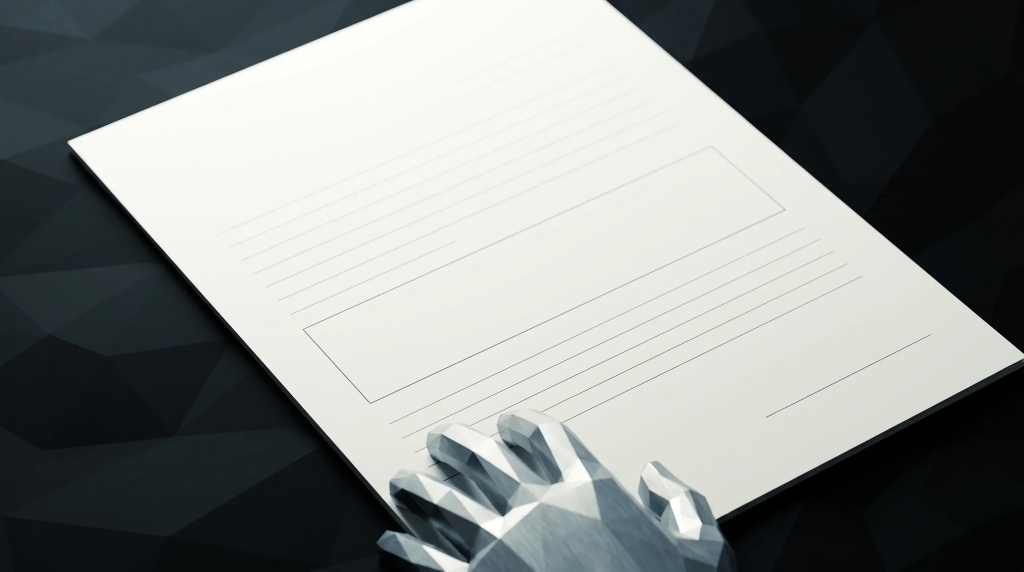
#> input picture media/film/k6.webp, 2048 x 1143 px, given in place of k6.png, which was not available (shown at 1/2 size)
$ python film-ink-frame.py
#> lines starting #> are read from the running program, lines starting #| are printed output that depends on the picture; after the words box and inside, x2 and y2 are one past the last pixel; in counts of white or black regions, pixels touching at a corner belong together; pictures that were not available may be replaced by others from this repository, and a replacement may not be noted
"""Build the "stamp lifted, ink on the page" keyframe from the real film frame.

Image models redraw the whole page when asked to lift the stamp off it: the
ruled lines on the left half came back ~16px off, which plays as the page
quietly re-drawing itself in the clip. So this frame is assembled from the
frame the audience has just seen (k6) instead:

  1. A model of the clean page is rendered for the area under k6's resting
     hand: paper tone from a smooth fit of k6's own clean paper; the ruled
     lines, box edges and page edges drawn from cross-section profiles
     measured off k6 itself, on their measured geometry.
  2. Wherever k6 already matches that model it is kept; only the pixels that
     do not (the hand and its shadow) are replaced. Desk under the hand is
     filled from the surrounding desk.
  3. The seal is drawn procedurally (rings round a rose-engine rosette, the
     hero disc's guilloche) and laid on the page plane. The plane comes from
     the box: its two vanishing points give the focal length, which rectifies
     the box, so the circle lands in true perspective.

Usage: python tools/film-ink-frame.py   (run from the sandbox root)
Writes media/film/v2/ks-plate.png (clean page), ks.png (with the seal) and
ks-seal.png (seal coverage, for reuse in later keyframes).
"""
import math

import cv2
import numpy as np

ROOT = "media/film/"
k6 = cv2.imread(ROOT + "k6.png").astype(np.float32)
H, W = k6.shape[:2]
gray = cv2.cvtColor(k6.astype(np.uint8), cv2.COLOR_BGR2GRAY).astype(np.float32)
yy, xx = np.mgrid[0:H, 0:W].astype(np.float32)

# --- Measured geometry in k6 (LSD, refined below) --------------------------
A, B, C, D = (818, 884), (1917, 392), (2110, 565), (995, 1085)  # box TL TR BR BL
LINES = [((1045, 1138), (2162, 609)), ((1078, 1177), (2200, 641)), ((1111, 1216), (2238, 673)),
         ((1144, 1255), (2277, 705)), ((1177, 1294), (2314, 740))]
LEFT_EDGE = ((438, 671), (1089, 1407))     # page's left edge (top surface)
BOTTOM_EDGE = ((1920, 1397), (2751, 962))  # page's lower-right edge
HANDBOX = (930, 1050, 2030, H)             # k6's resting hand lives in here
SEAL_CENTER = (1250, 1170)                 # centre of the stamp's footprint in the pressed frame
SEAL_RADIUS = 0.74                         # in box heights, on the page plane


def refine(p, q, t0, t1, n=40, darkest=True):
    """Snap a segment onto the stroke's centre (or an edge's steepest point):
    sample perpendicular profiles on a clean stretch and fit a line."""
#> called with p = (1045, 1138), q = (2162, 609), t0 = 0.6, t1 = 0.95, n = 40, darkest = True
    p, q = np.float64(p), np.float64(q)
    d = (q - p) / np.linalg.norm(q - p)
    nv = np.array([-d[1], d[0]])
    pts = []
    for t in np.linspace(t0, t1, n):
        c = p + (q - p) * t
        offs = np.arange(-7, 7.01, 0.25)
        vals = np.array([cv2.getRectSubPix(gray, (1, 1), tuple(c + nv * o))[0, 0] for o in offs])
        k = int(np.argmin(vals)) if darkest else int(np.argmax(np.abs(np.gradient(vals))))
        if 0 < k < len(vals) - 1:
            pts.append(c + nv * offs[k])
#> this loop made 40 passes
#> k on passes 1 to 8: 19, 0, 27, 1, 36, 8, 14, 6
#> after the loop, pts = 28 pairs, first value 1714.2 to 2035, second value 666.6 to 818.6
    vx, vy, x0, y0 = cv2.fitLine(np.float32(pts), cv2.DIST_HUBER, 0, 0.01, 0.01).ravel()
#> vx = 0.9; vy = -0.435; x0 = 1878.5; y0 = 742.5
    snap = lambda r: np.array([x0, y0]) + np.dot(r - [x0, y0], [vx, vy]) * np.array([vx, vy])
    return tuple(snap(p)), tuple(snap(q))


LINES = [refine(p, q, 0.6, 0.95) for p, q in LINES]
#> the loop in refine (call 2), `for t in np.linspace(t0, t1, n):` made 40 passes
#> k on passes 1 to 8: 9, 37, 7, 7, 15, 6, 13, 47
A, D = refine(A, D, 0.1, 0.85)
_, C = refine(D, C, 0.35, 0.9)
LEFT_EDGE = refine(*LEFT_EDGE, 0.1, 0.6, darkest=False)
BOTTOM_EDGE = refine(*BOTTOM_EDGE, 0.3, 0.95, darkest=False)


def seg_dist(p, q):
    """Unsigned distance from every pixel to segment p-q."""
    p, q = np.float32(p), np.float32(q)
    d = q - p
    t = np.clip(((xx - p[0]) * d[0] + (yy - p[1]) * d[1]) / float(d @ d), 0, 1)
    return np.hypot(xx - (p[0] + t * d[0]), yy - (p[1] + t * d[1]))


def side(p, q, inside):
    """Signed distance to the infinite line p-q, positive on `inside`'s side."""
    p, q = np.float32(p), np.float32(q)
    d = (q - p) / np.linalg.norm(q - p)
    n = np.array([-d[1], d[0]], np.float32)
    s = 1.0 if (np.float32(inside) - p) @ n > 0 else -1.0
    return ((xx - p[0]) * n[0] + (yy - p[1]) * n[1]) * s


def profile(p, q, t0, t1, half, signed_to=None, n=60):
    """Average cross-section of a stroke/edge on a clean stretch, as a lookup
    from (signed) distance to BGR. Offsets in 0.25px steps."""
    p, q = np.float64(p), np.float64(q)
    d = (q - p) / np.linalg.norm(q - p)
    nv = np.array([-d[1], d[0]])
    if signed_to is not None and (np.float64(signed_to) - p) @ nv < 0:
        nv = -nv
    offs = np.arange(-half, half + 0.01, 0.25)
    acc = np.zeros((len(offs), 3))
    for t in np.linspace(t0, t1, n):
        c = p + (q - p) * t
        acc += np.array([cv2.getRectSubPix(k6, (1, 1), tuple(c + nv * o))[0, 0] for o in offs])
    return offs, acc / n


# --- 1. Paper tone: quadratic fit on k6's clean paper around the hand ------
page_in = (side(*LEFT_EDGE, (2000, 700)) > 0) & (side(*BOTTOM_EDGE, (2000, 700)) > 0)
near_line = np.zeros((H, W), bool)
for p, q in LINES + [(A, D), (D, C), (A, B)]:
    near_line |= seg_dist(p, q) < 7
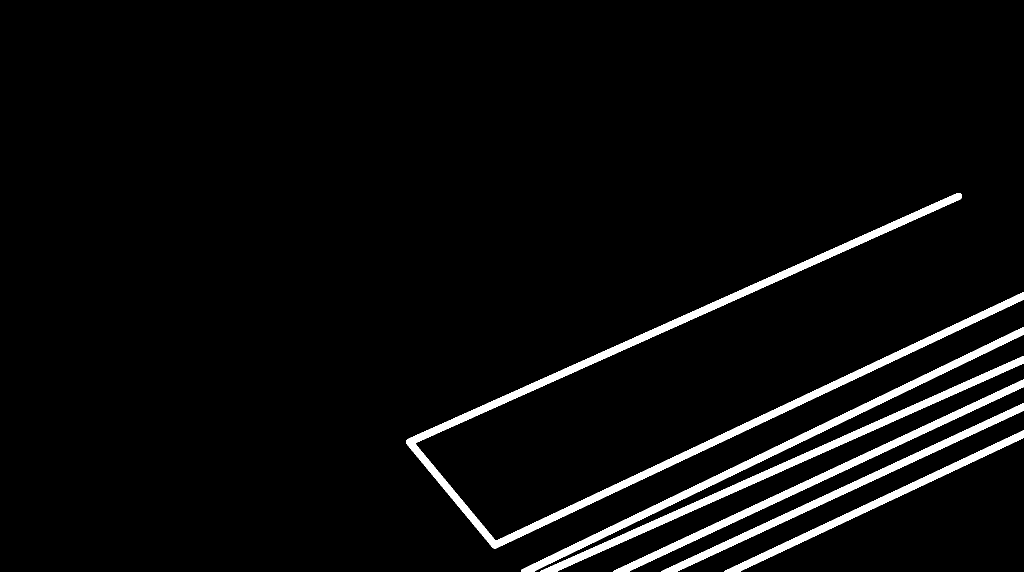
#> near_line: shape (1143, 2048) bool (shown at 1/2 size); 4.3% white; 6 white regions, box (x1, y1, x2, y2) and area: (812, 386, 2048, 1097) 37023, (1042, 654, 2048, 1143) 15484, (1080, 712, 2048, 1143) 14587, (1226, 759, 2048, 1143) 12464, (1323, 806, 2048, 1143) 10957, (1448, 861, 2048, 1143) 9045
x0, y0, x1, y1 = HANDBOX
box = np.zeros((H, W), bool)
box[y0:y1, x0:x1] = True
ring = np.zeros((H, W), bool)
ring[max(0, y0 - 220):H, max(0, x0 - 260):min(W, x1 + 260)] = True
ring &= ~box & page_in & ~near_line
ring &= (side(*LEFT_EDGE, (2000, 700)) > 25) & (side(*BOTTOM_EDGE, (2000, 700)) > 25)
ys, xs = np.nonzero(ring)
#> ring: shape (1143, 2048) bool; 10.9% white; 8 white regions, largest, box (x1, y1, x2, y2) and area: (831, 830, 1524, 1050) 86941, (670, 830, 947, 1143) 42825, (1679, 876, 2048, 1143) 33953
basis = lambda x, y: np.stack([np.ones_like(x), x / W, y / H, (x / W) ** 2, x * y / (W * H), (y / H) ** 2], -1)
coef = [np.linalg.lstsq(basis(xs.astype(np.float64), ys.astype(np.float64)), k6[ys, xs, c], rcond=None)[0] for c in range(3)]
#> coef = [[1844.8, 699, -3921.5, -1050.4, 522.3, 1860.7], [2018.9, 692.7, -4289.5, -1086.2, 585.6, 2033.6], [2191.7, 636.1, -4653.6, -1071.7, 645.1, 2209.5]]
paper = np.stack([basis(xx.astype(np.float64), yy.astype(np.float64)) @ coef[c] for c in range(3)], -1).astype(np.float32)
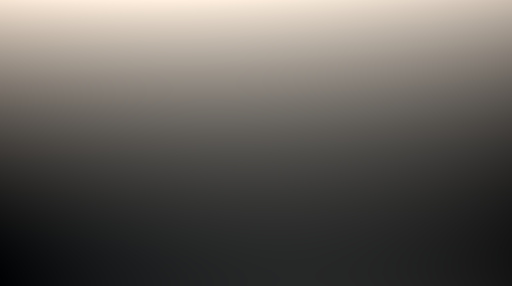
#> paper: shape (1143, 2048, 3) float32 (shown at 1/4 size); mean of channels 0, 1, 2 634.9, 683.6, 724.8; drawn with min black and max white
resid = k6[ys, xs] - paper[ys, xs]
print(f"paper fit residual: {np.abs(resid).mean():.2f} (mean abs, 0-255)")
#| paper fit residual: 50.28 (mean abs, 0-255)
rng = np.random.default_rng(7)
grain = float(np.std(resid[:, 1]))
#> grain = 60.33
paper += rng.normal(0, grain * 0.8, (H, W, 1)).astype(np.float32)

# --- 2. Ruled lines and box edges from their measured cross-section --------
offs, lp = profile(*LINES[1], 0.6, 0.95, 5)
#> after the loop in profile, `for t in np.linspace(t0, t1, n):`: acc = 41 rows, first 8: [9984, 10337.1, 10198.4], [9982.4, 10331.9, 10191.7], [10003.2, 10351.7, 10209.9], [10031.8, 10380.1, 10236.9], [10060.4, 10409, 10264.5], [10089.1, 10438.4, 10292.6], [10115.1, 10464.2, 10317.5], [10134.3, 10481.2, 10334.2]
#> offs = 41 values from -5 to 5; lp = 41 rows, first 8: [166.4, 172.3, 170], [166.4, 172.2, 169.9], [166.7, 172.5, 170.2], [167.2, 173, 170.6], [167.7, 173.5, 171.1], [168.2, 174, 171.5], [168.6, 174.4, 172], [168.9, 174.7, 172.2]
ratio = (lp / lp[[0, -1]].mean(0)).mean(1)  # darkness relative to paper, per offset
#> ratio = 41 values, max 1.16 at index 10, min 0.856 at index 40, mean 1.05
model = paper.copy()
dark = np.ones((H, W), np.float32)
for p, q in LINES + [(A, D), (D, C)]:
    dist = seg_dist(p, q)
    dark = np.minimum(dark, np.interp(dist, offs[offs >= 0], ratio[offs >= 0], right=1.0).astype(np.float32))
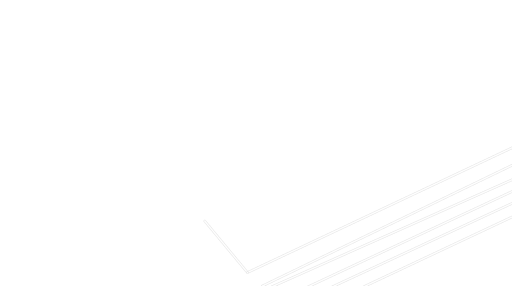
#> dark: shape (1143, 2048) float32 (shown at 1/4 size); min 0.856, max 1, mean 0.999
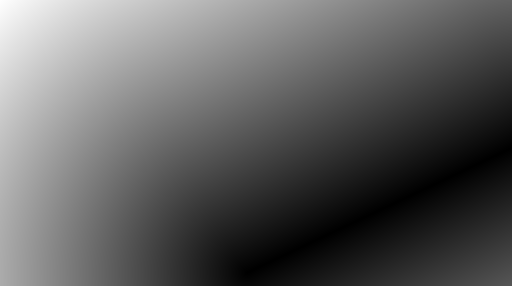
#> dist: shape (1143, 2048) float32 (shown at 1/4 size); min 0.000122, max 1471.8, mean 547.3; drawn with min black and max white
model *= dark[..., None]


# --- 3. Page edges and desk ------------------------------------------------
def edge_band(edge, inside, t0, t1):
#> called with edge = ((443.7, 666.2), (1079.9, 1414.7)), inside = (2000, 700), t0 = 0.1, t1 = 0.6
    o, prof = profile(*edge, t0, t1, 16, signed_to=inside)
#> after the loop in profile (call 2), `for t in np.linspace(t0, t1, n):`: acc = 129 rows, first 8: [1888.1, 1653.2, 1273.5], [1894.5, 1658.1, 1277.3], [1901, 1663, 1281.2], [1906.4, 1667.2, 1284.6], [1910.6, 1670.2, 1287.1], [1913.7, 1672.3, 1288.4], [1916, 1673.4, 1289.1], [1916.2, 1672.9, 1288.4]
#> o = 129 values from -16 to 16; prof = 129 rows, first 8: [31.47, 27.55, 21.23], [31.58, 27.64, 21.29], [31.68, 27.72, 21.35], [31.77, 27.79, 21.41], [31.84, 27.84, 21.45], [31.9, 27.87, 21.47], [31.93, 27.89, 21.48], [31.94, 27.88, 21.47]
    sd = side(*edge, inside)
    band = np.stack([np.interp(sd, o, prof[:, c]) for c in range(3)], -1).astype(np.float32)
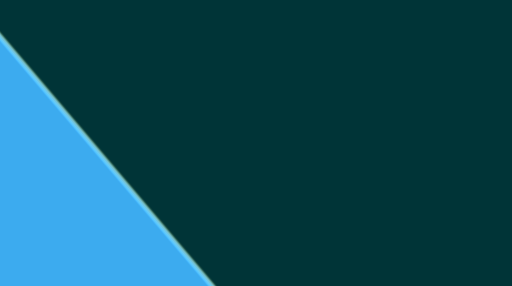
#> band: shape (1143, 2048, 3) float32 (shown at 1/4 size); mean of channels 0, 1, 2 22.5, 21.8, 18.2; drawn with min black and max white
    return sd, band


sd_l, band_l = edge_band(LEFT_EDGE, (2000, 700), 0.1, 0.6)
sd_b, band_b = edge_band(BOTTOM_EDGE, (2000, 700), 0.3, 0.95)
#> after the loop in profile (call 3), `for t in np.linspace(t0, t1, n):`: acc = 129 rows, first 8: [360.3, 375.8, 218], [360.3, 375.6, 218], [360.1, 375.4, 218], [360.1, 375.4, 218], [360.3, 375.5, 218], [360.3, 375.8, 218], [360.3, 376, 218], [360.8, 376, 218]
#> in edge_band (call 2), `o, prof = profile(*edge, t0, t1, 16, signed_to=inside)`: prof = 129 rows, first 8: [6.01, 6.26, 3.63], [6, 6.26, 3.63], [6, 6.26, 3.63], [6, 6.26, 3.63], [6, 6.26, 3.63], [6, 6.26, 3.63], [6, 6.27, 3.63], [6.01, 6.27, 3.63]
sd = np.minimum(sd_l, sd_b)
band = np.where((sd_l < sd_b)[..., None], band_l, band_b)

# Classify k6 inside the hand box: clean where it already matches the model.
res_paper = np.abs(k6 - model).max(-1)
clean = np.zeros((H, W), bool)
clean |= (sd > 14) & (res_paper < 16)                            # clean paper / lines
#> clean: shape (1143, 2048) bool; 2.9% white in thin lines or dots, all inside (x1, y1, x2, y2) = (526, 623, 2048, 1143)
clean |= (sd < -14) & (gray < 50)                                # clean desk
clean |= (np.abs(sd) <= 14) & (np.abs(k6 - band).max(-1) < 22)   # clean edge
#> clean: shape (1143, 2048) bool; 20.6% white; 32069 white regions (31987 under 20 px), largest, box (x1, y1, x2, y2) and area: (0, 301, 862, 1143) 414420, (1888, 976, 1913, 988) 74, (637, 816, 655, 830) 64
need = (box & ~clean).astype(np.uint8)
#> need: shape (1143, 2048); values 0 (black) and 1 (white), 3.8% white; 1 white region, box (x1, y1, x2, y2) and area: (930, 1050, 2030, 1143) 90108
need = cv2.morphologyEx(need, cv2.MORPH_OPEN, np.ones((5, 5), np.uint8))
#> need: shape (1143, 2048); values 0 (black) and 1 (white), 1.8% white; 200 white regions (8 under 20 px), largest, box (x1, y1, x2, y2) and area: (1204, 1050, 1715, 1143) 26699, (1353, 1050, 1410, 1083) 1292, (961, 1050, 1029, 1081) 1140
n, lab, st, _ = cv2.connectedComponentsWithStats(need)
#> lab: shape (1143, 2048) int32; 201 distinct labels, from 0 to 200
#> n = 201; st = 201 rows, first 6: [0, 0, 2048, 1143, 2299039], [934, 1051, 5, 6, 30], [942, 1050, 8, 5, 40], [961, 1050, 68, 31, 1140], [1030, 1051, 5, 8, 40], [1204, 1050, 511, 93, 26699]
keep = np.zeros_like(need)
for i in range(1, n):
    if st[i, cv2.CC_STAT_AREA] > 800:
        keep[lab == i] = 1
# Replace the hand's whole hull, not just the pixels that stand out: bright
# knuckle facets match paper by colour and shadowed ones match the desk, and
# either left behind reads as a ghost. The model matches clean paper to about
# one level, so over-replacing paper costs nothing.
pts = cv2.findNonZero(keep)
#> pts = contour of 29131 points, box (x1, y1, x2, y2) (961, 1050, 1715, 1143), area 6733
keep = np.zeros_like(keep)
cv2.fillConvexPoly(keep, cv2.convexHull(pts), 1)
#> keep: shape (1143, 2048); values 0 (black) and 1 (white), 2.3% white; 1 white region, box (x1, y1, x2, y2) and area: (961, 1050, 1715, 1143) 54296
keep &= box.astype(np.uint8)
need = cv2.dilate(keep, cv2.getStructuringElement(cv2.MORPH_ELLIPSE, (41, 41)))  # soft shadow margin
#> need: shape (1143, 2048); values 0 (black) and 1 (white), 3.3% white; 1 white region, box (x1, y1, x2, y2) and area: (941, 1030, 1735, 1143) 77020
print(f"replacing {int(need.sum())} px ({100 * need.mean():.1f}% of frame)")
#| replacing 77020 px (3.3% of frame)

# Desk under the hand: inpaint from desk pixels only. Masking the page too
# stops the fill borrowing paper white across the edge, and masking all of
# `need` stops it borrowing the hand's own silver. Done on a crop, since the
# mask then covers most of the page.
cx0, cy0, cx1, cy1 = x0 - 160, y0 - 160, min(W, x1 + 160), H
roi_mask = ((need > 0) | (sd > -3))[cy0:cy1, cx0:cx1].astype(np.uint8) * 255
#> roi_mask: shape (253, 1278); 99% white; 1 black region, box (x1, y1, x2, y2) and area: (0, 165, 75, 253) 3318
desk = k6.copy()
desk[cy0:cy1, cx0:cx1] = cv2.inpaint(k6[cy0:cy1, cx0:cx1].astype(np.uint8), roi_mask, 9, cv2.INPAINT_TELEA)
w_paper = np.clip((sd - 10) / 4, 0, 1)[..., None]
w_desk = np.clip((-sd - 10) / 4, 0, 1)[..., None]
w_band = 1 - w_paper - w_desk
fill = model * w_paper + desk * w_desk + band * w_band

soft = cv2.GaussianBlur(need.astype(np.float32), (0, 0), 5)[..., None]
plate = fill * soft + k6 * (1 - soft)
cv2.imwrite(ROOT + "v2/ks-plate.png", np.clip(plate, 0, 255).astype(np.uint8))
cv2.imwrite(ROOT + "v2/ks-need.png", need * 255)


# --- 4. The page plane, from the box ---------------------------------------
def inter(p1, p2, p3, p4):
    v = np.cross(np.cross([*p1, 1], [*p2, 1]), np.cross([*p3, 1], [*p4, 1]))
    return v[:2] / v[2]


v1 = inter(A, B, D, C)  # along the ruled lines
v2 = inter(A, D, B, C)  # down the page
c0 = np.array([W / 2, H / 2])
f = math.sqrt(abs(-np.dot(v1 - c0, v2 - c0)))
K = np.array([[f, 0, c0[0]], [0, f, c0[1]], [0, 0, 1]])
Kinv = np.linalg.inv(K)
r1 = Kinv @ [*v1, 1]
r2 = Kinv @ [*v2, 1]
nrm = np.cross(r1 / np.linalg.norm(r1), r2 / np.linalg.norm(r2))
nrm /= np.linalg.norm(nrm)


def lift(p):
#> called with p = (818.5, 883.6)
    ray = Kinv @ [p[0], p[1], 1]
    return ray / np.dot(ray, nrm)


PA, PB, PD = lift(A), lift(B), lift(D)
h_box = np.linalg.norm(PD - PA)
e1 = (PB - PA) / np.linalg.norm(PB - PA)
e2 = (PD - PA) / np.linalg.norm(PD - PA)
print(f"focal {f:.0f}px, box aspect {np.linalg.norm(PB - PA) / h_box:.2f}:1")
#| focal 5492px, box aspect 4.37:1


def to_img(u, v):
    x = K @ (PA + (e1 * u + e2 * v) * h_box)
    return x[:2] / x[2]


Pc = lift(SEAL_CENTER)
uc, vc = np.dot(Pc - PA, e1) / h_box, np.dot(Pc - PA, e2) / h_box

# --- 5. The seal -----------------------------------------------------------
T = 2400
SH = 8  # fixed-point factor (shift=3): coordinates are scaled, thickness is not
tex = np.zeros((T, T), np.uint8)
cx = cy = T / 2
R = T * 0.47


def pt(x, y):
    return int(round(x * SH)), int(round(y * SH))


def circle(r, w, fill=False):
#> called with r = 1128, w = 30, fill = False
    cv2.circle(tex, pt(cx, cy), int(round(r * SH)), 255, -1 if fill else max(1, int(round(w))), cv2.LINE_AA, 3)


circle(R, 30)
circle(R * 0.915, 7)
for k in range(96):  # beaded ring
    a = 2 * math.pi * k / 96
    cv2.circle(tex, pt(cx + R * 0.86 * math.cos(a), cy + R * 0.86 * math.sin(a)), int(9 * SH), 255, -1, cv2.LINE_AA, 3)
#> tex: shape (2400, 2400); min 0, max 255, mean 13.7
circle(R * 0.805, 7)
for rr, petals, depth, copies, width in [(R * 0.76, 16, 0.34, 10, 3), (R * 0.5, 11, 0.4, 7, 3)]:
    t = np.linspace(0, 2 * math.pi, 4000, endpoint=False)
    rad = rr * (1 - depth / 2 + depth / 2 * np.cos(petals * t))
    base = np.stack([rad * np.cos(t), rad * np.sin(t)], -1)
    for j in range(copies):
        a = 2 * math.pi * j / (copies * petals)
        rot = base @ np.array([[math.cos(a), math.sin(a)], [-math.sin(a), math.cos(a)]])
        cv2.polylines(tex, [np.int32(np.round((rot + [cx, cy]) * SH))], True, 255, width, cv2.LINE_AA, 3)
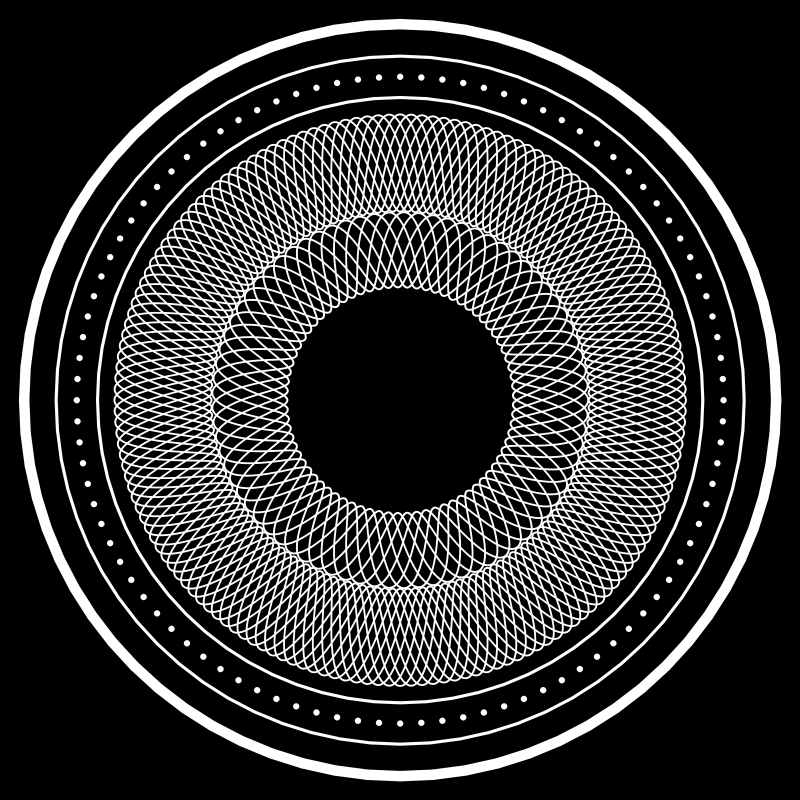
#> tex: shape (2400, 2400) (shown at 1/3 size); min 0, max 255, mean 48.7
circle(R * 0.22, 6)
circle(R * 0.07, 0, fill=True)

src = np.float32([[0, 0], [T, 0], [T, T], [0, T]])
#> src = [[0, 0], [2400, 0], [2400, 2400], [0, 2400]]
dst = np.float32([to_img(uc - SEAL_RADIUS, vc - SEAL_RADIUS), to_img(uc + SEAL_RADIUS, vc - SEAL_RADIUS),
                  to_img(uc + SEAL_RADIUS, vc + SEAL_RADIUS), to_img(uc - SEAL_RADIUS, vc + SEAL_RADIUS)])
#> in to_img, `x = K @ (PA + (e1 * u + e2 * v) * h_box)`: x = [-1195.5, -1464.1, -1.32]
#> dst = [[905.9, 1109.4], [1314.2, 917.6], [1601, 1231.8], [1179.7, 1446.6]]
seal = cv2.warpPerspective(tex, cv2.getPerspectiveTransform(src, dst), (W, H), flags=cv2.INTER_AREA).astype(np.float32) / 255
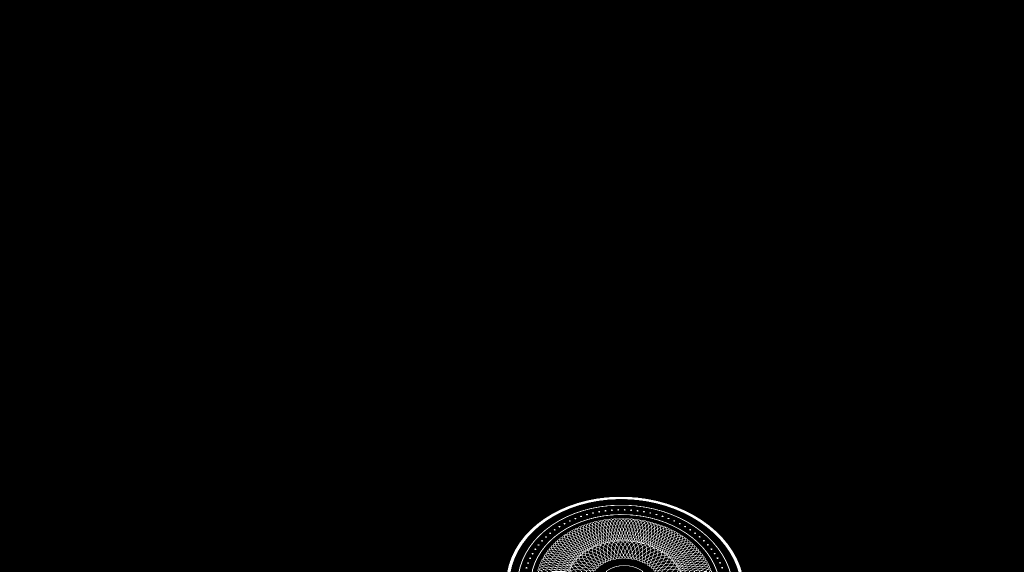
#> seal: shape (1143, 2048) float32 (shown at 1/2 size); min 0, max 1, mean 0.00629
# A real impression: slightly uneven pressure, paper tooth breaking the ink.
press = 0.9 + 0.1 * np.cos((xx - SEAL_CENTER[0]) / 170.0) * np.cos((yy - SEAL_CENTER[1]) / 140.0)
tooth = 1 - 0.22 * (rng.random((H, W)) < 0.05)
seal = np.clip(cv2.GaussianBlur(seal, (0, 0), 0.6) * press * tooth, 0, 1)
cv2.imwrite(ROOT + "v2/ks-seal.png", (seal * 255).astype(np.uint8))

INK = np.array([24, 25, 27], np.float32)
#> INK = [24, 25, 27]
out = plate * (1 - 0.92 * seal[..., None]) + INK * 0.92 * seal[..., None]
cv2.imwrite(ROOT + "v2/ks.png", np.clip(out, 0, 255).astype(np.uint8))
print("wrote media/film/v2/ks-plate.png, ks.png, ks-seal.png")
